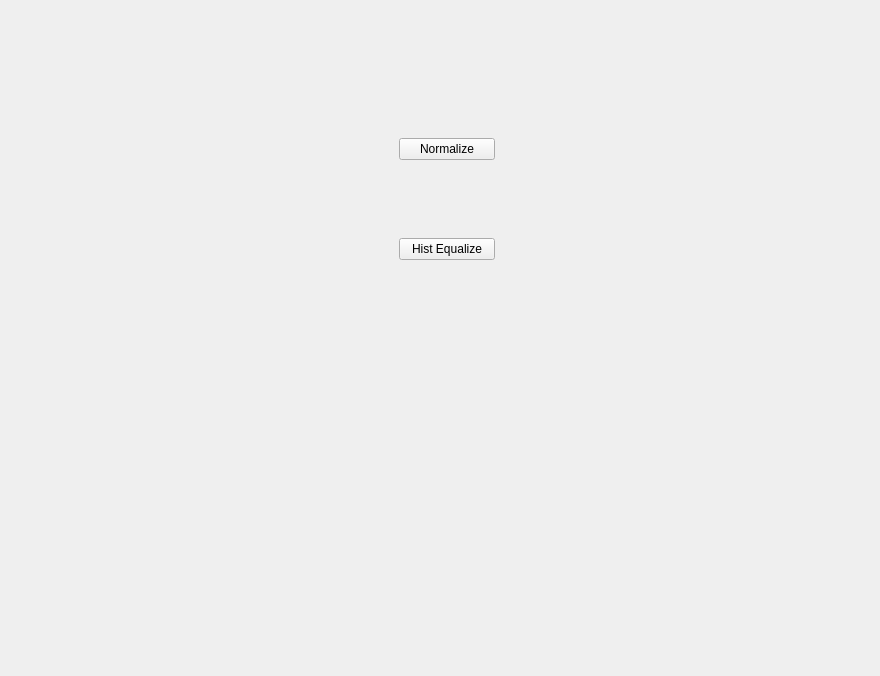
    <widget class="QWidget" name="tab_3">
     <attribute name="title">
      <string>Process</string>
     </attribute>
     <widget class="QWidget" name="verticalLayoutWidget">
      <property name="geometry">
       <rect>
        <x>20</x>
        <y>6</y>
        <width>851</width>
        <height>661</height>
       </rect>
      </property>
      <layout class="QVBoxLayout" name="verticalLayout_10">
       <item>
        <widget class="QWidget" name="horizontalWidget_3" native="true">
         <property name="maximumSize">
          <size>
           <width>16777215</width>
           <height>40</height>
          </size>
         </property>
         <layout class="QHBoxLayout" name="horizontalLayout_18">
          <item>
           <layout class="QVBoxLayout" name="verticalLayout_13">
            <item>
             <widget class="QLabel" name="processedImgLbl">
              <property name="styleSheet">
               <string notr="true">QLabel {
qproperty-alignment: AlignCenter; font: 700 12pt &quot;Segoe UI&quot;;
}
</string>
              </property>
              <property name="text">
               <string/>
              </property>
             </widget>
            </item>
           </layout>
          </item>
          <item>
           <spacer name="horizontalSpacer">
            <property name="orientation">
             <enum>Qt::Horizontal</enum>
            </property>
            <property name="sizeType">
             <enum>QSizePolicy::Maximum</enum>
            </property>
            <property name="sizeHint" stdset="0">
             <size>
              <width>100</width>
              <height>20</height>
             </size>
            </property>
           </spacer>
          </item>
          <item>
           <layout class="QVBoxLayout" name="verticalLayout_12">
            <item>
             <widget class="QLabel" name="originalImgLbl_tab4">
              <property name="styleSheet">
               <string notr="true">QLabel {
qproperty-alignment: AlignCenter; font: 700 12pt &quot;Segoe UI&quot;;
}
</string>
              </property>
              <property name="text">
               <string/>
              </property>
             </widget>
            </item>
           </layout>
          </item>
         </layout>
        </widget>
       </item>
       <item>
        <layout class="QHBoxLayout" name="horizontalLayout_2">
         <item>
          <layout class="QHBoxLayout" name="horizontalLayout_12">
           <item>
            <widget class="QLabel" name="originalImg_tab4">
             <property name="text">
              <string/>
             </property>
            </widget>
           </item>
          </layout>
         </item>
         <item>
          <widget class="QWidget" name="verticalWidget" native="true">
           <property name="maximumSize">
            <size>
             <width>100</width>
             <height>16777215</height>
            </size>
           </property>
           <layout class="QVBoxLayout" name="verticalLayout">
            <property name="spacing">
             <number>1</number>
            </property>
            <property name="sizeConstraint">
             <enum>QLayout::SetMinimumSize</enum>
            </property>
            <property name="leftMargin">
             <number>3</number>
            </property>
            <property name="rightMargin">
             <number>1</number>
            </property>
            <item>
             <widget class="QPushButton" name="normalizeBtn">
              <property name="maximumSize">
               <size>
                <width>100</width>
                <height>16777215</height>
               </size>
              </property>
              <property name="text">
               <string>Normalize</string>
              </property>
             </widget>
            </item>
            <item>
             <widget class="QPushButton" name="equalizeBtn">
              <property name="maximumSize">
               <size>
                <width>100</width>
                <height>16777215</height>
               </size>
              </property>
              <property name="text">
               <string>Hist Equalize</string>
              </property>
             </widget>
            </item>
           </layout>
          </widget>
         </item>
         <item>
          <layout class="QVBoxLayout" name="verticalLayout_14">
           <item>
            <widget class="QWidget" name="widget" native="true">
             <property name="enabled">
              <bool>true</bool>
             </property>
             <layout class="QHBoxLayout" name="horizontalLayout_11">
              <property name="leftMargin">
               <number>0</number>
              </property>
              <property name="topMargin">
               <number>0</number>
              </property>
              <property name="rightMargin">
               <number>0</number>
              </property>
              <property name="bottomMargin">
               <number>0</number>
              </property>
              <item>
               <widget class="QLabel" name="processedImg">
                <property name="text">
                 <string/>
                </property>
               </widget>
              </item>
             </layout>
            </widget>
           </item>
          </layout>
         </item>
        </layout>
       </item>
       <item>
        <spacer name="verticalSpacer">
         <property name="orientation">
          <enum>Qt::Vertical</enum>
         </property>
         <property name="sizeType">
          <enum>QSizePolicy::Maximum</enum>
         </property>
         <property name="sizeHint" stdset="0">
          <size>
           <width>20</width>
           <height>20</height>
          </size>
         </property>
        </spacer>
       </item>
       <item>
        <layout class="QHBoxLayout" name="horizontalLayout_3">
         <item>
          <layout class="QHBoxLayout" name="horizontalLayout_15">
           <item>
            <widget class="QLabel" name="orgininalHist">
             <property name="text">
              <string/>
             </property>
            </widget>
           </item>
          </layout>
         </item>
         <item>
          <widget class="QWidget" name="verticalWidget_2" native="true">
           <property name="maximumSize">
            <size>
             <width>100</width>
             <height>16777215</height>
            </size>
           </property>
           <layout class="QVBoxLayout" name="verticalLayout_7">
            <property name="spacing">
             <number>2</number>
            </property>
            <property name="sizeConstraint">
             <enum>QLayout::SetMinimumSize</enum>
            </property>
           </layout>
          </widget>
         </item>
         <item>
          <layout class="QHBoxLayout" name="horizontalLayout_16">
           <item>
            <widget class="QLabel" name="processedHist">
             <property name="text">
              <string/>
             </property>
            </widget>
           </item>
          </layout>
         </item>
        </layout>
       </item>
      </layout>
     </widget>
    </widget>
